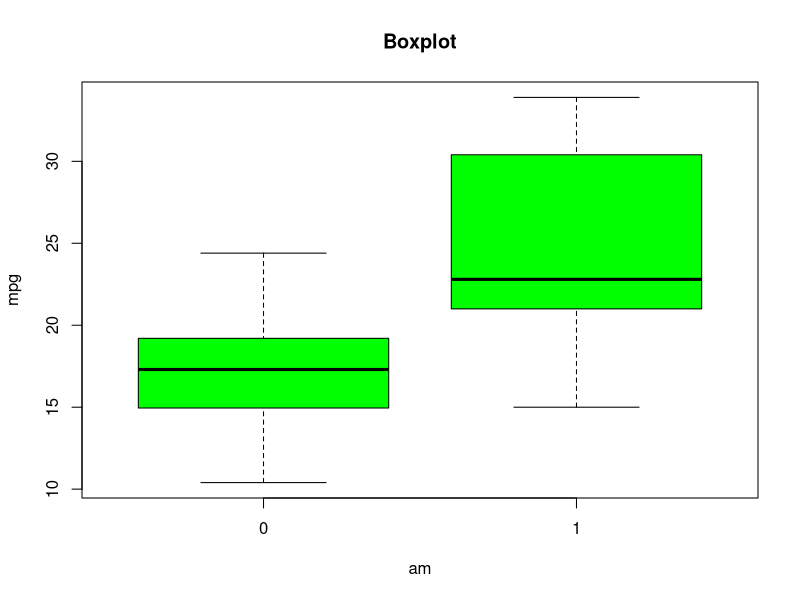
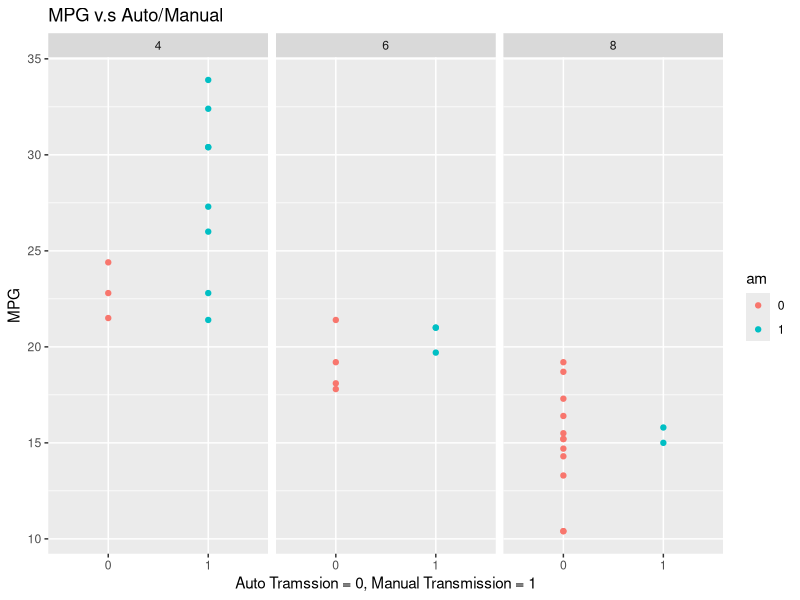
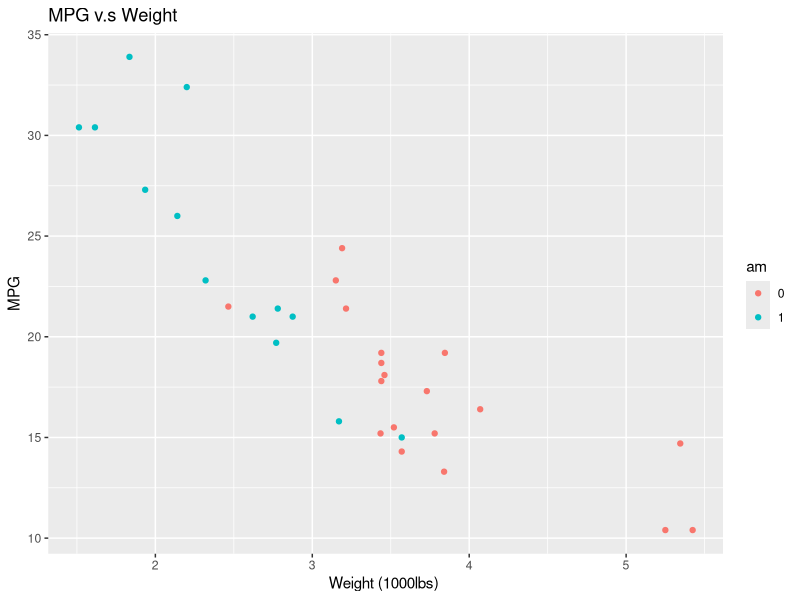
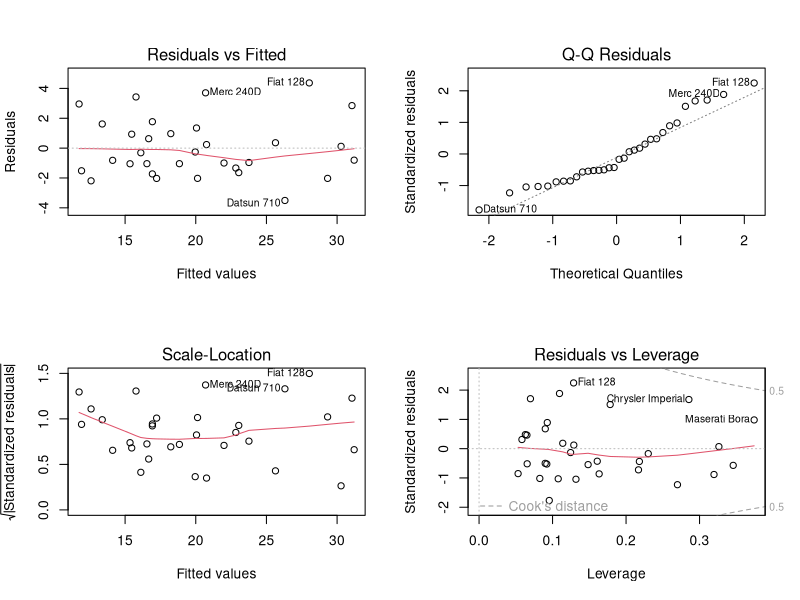

Source code (R) for these figures, in order:
## ---- chunk 1
knitr::opts_chunk$set(echo = TRUE)
## ---- chunk 2
library(ggplot2)
data("mtcars")
mtcars$cyl <- as.factor(mtcars$cyl)
mtcars$am <- as.factor(mtcars$am)

## ---- chunk 3
fit1 <- lm(mpg ~ am, mtcars)
summary(fit1)
## ---- chunk 4
fit2 <- lm(mpg ~ am + wt + cyl, mtcars)
summary(fit2)
## ---- chunk 5
fit3 <- lm(mpg ~ am + wt+ am*wt + qsec, mtcars)
summary(fit3)
## ---- chunk 6
boxplot(mpg ~ am, data = mtcars, col = "green", main = "Boxplot")

## ---- chunk 7
g<-ggplot(data = mtcars, aes(am, mpg))
g<- g + facet_grid(.~ cyl)
g<- g + geom_point(aes(color = am)) + labs(title = "MPG v.s Auto/Manual") + labs(x = "Auto Tramssion = 0, Manual Transmission = 1", y = "MPG")
g
## ---- chunk 8
g<-ggplot(data = mtcars, aes(wt, mpg))
#g<- g + facet_grid(.~ cyl)
g<- g + geom_point(aes(color = am)) + labs(title = "MPG v.s Weight") + labs(x = "Weight (1000lbs) ", y = "MPG")
# AM_weight<- mtcars$mpg[mtcars$am == 0]
# MM_weight<- mtcars$mpg[mtcars$am == 1]
# g<- g+ geom_hline(yintercept=mean(AM_weight), color = "red")
# g<- g+ geom_hline(yintercept = mean(MM_weight), color = "blue")
g
## ---- chunk 9
par(mfrow = c(2, 2))
plot(fit3)
